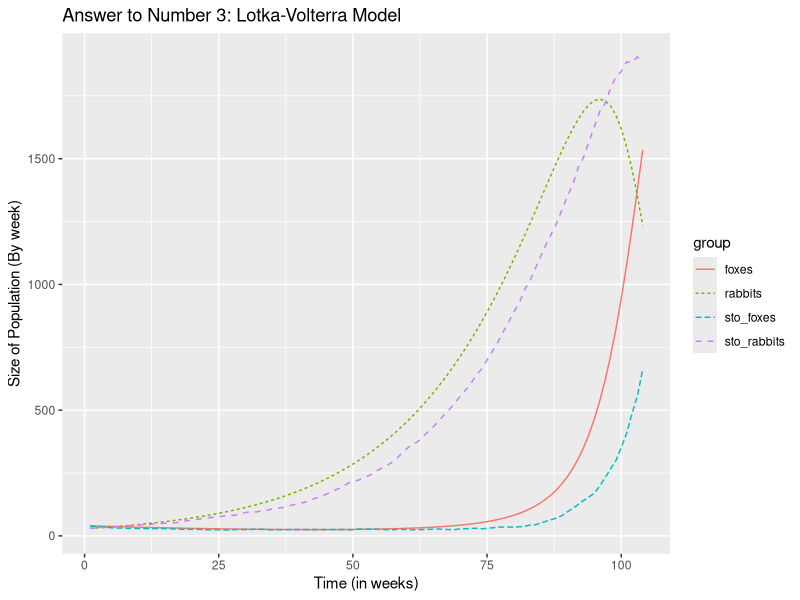

Generate this figure with R:
library(ggplot2)
library(dplyr)

##Setting function that predicts the number of Foxes and Rabbits at time t+1

#Alpha is the Birth rate of Rabbits
#Beta is the Consumption rate of foxes eating rabbits
#Lambda is the death rate of foxes


alpha <- 0.05
beta <- 0.0001
lambda <- 0.02

##Initializing number of rabbits and foxes
rabbits <- c()
foxes <- c()

rabbits[1] <- 30
foxes[1] <- 40

##Writing for loop which projects the number of foxes and rabbits for a 104 week period (each time period between the equations is 1 week)

for (i in 1:103) {
  rabbits[i+1] <- rabbits[i] + alpha*rabbits[i] - beta*rabbits[i]*foxes[i]
  foxes[i+1] <- foxes[i] + beta*rabbits[i]*foxes[i] - lambda*foxes[i]
}

print("The number of rabbits in the deterministic model:")
print(rabbits)
print("The number of foxes in the deterministic model:")
print(foxes)

##setting seed to 60854

set.seed(60854)

sto_rabbits <- c()
sto_foxes <- c()
sto_rabbits[1] <- 30
sto_foxes[1] <- 40
##Implementing stochastic version of model
for (i in 1:103) {
  nrabbitseaten <- rbinom(1, sto_rabbits[i] * sto_foxes[i], beta)
  nrabbitsborn <- rbinom(1, sto_rabbits[i], alpha)
  nfoxesdeath <- rbinom(1, sto_foxes[i], lambda)
  sto_rabbits[i+1] <- sto_rabbits[i] + nrabbitsborn - nrabbitseaten
  sto_foxes[i+1] <- sto_foxes[i] + nrabbitseaten - nfoxesdeath
}


print("This is the number of rabbits in the stochastic model:")
print(sto_rabbits)
print("This is the number of foxes in the stochastic model:")
print(sto_foxes)


##Creating a Long Data Frame with three variables: time, group, and size

LV <- data.frame(
  time = c(rep(1:104,4)),
  group = c(rep("rabbits", 104), rep("foxes", 104), rep("sto_rabbits",104), rep("sto_foxes",104)),
  size = c(rabbits, foxes, sto_rabbits, sto_foxes)
)

##Plotting the Data Frame with lines to see the differences between the four groups

foxes_rabbits <- ggplot(LV) + geom_line(aes(x=time, y=size, colour=group, linetype=group)) + labs(x="Time (in weeks)", y="Size of Population (By week)") + ggtitle("Answer to Number 3: Lotka-Volterra Model")

##Saving the plot as foxes_robbits_31781792. Answer to number 3
ggsave(plot = foxes_rabbits,filename = "foxes_rabbits_31781792.png", width = 8.5, height = 7)
print("Saved the plot as foxes_rabbits_31781792.png to working directory")